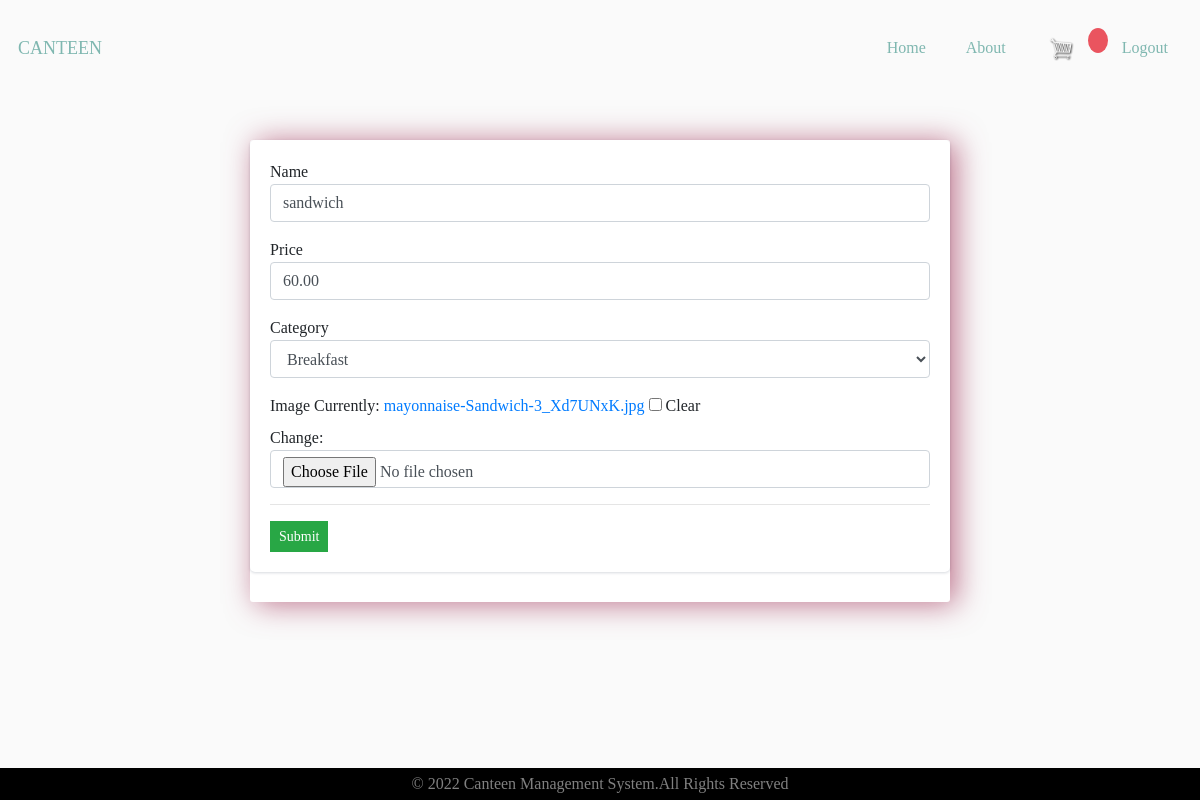
Screenshot of /update_product/1 (signed in) with the database file from the repository.
### food/models.py (models this page shows, shortened)
class Product(models.Model):
    CATEGORY = (
        ('Breakfast', 'Breakfast'),
        ('Lunch', 'Lunch'),
        ('Todayspl', 'Todays special'),
    )
    name = models.CharField(max_length=200, null=True)
    price = models.DecimalField(max_digits=7, decimal_places=2)
    category = models.CharField(max_length=200, null=True, choices=CATEGORY)
    image = models.ImageField(null=True, blank=True)

### food/decorators.py (the view)
    def wrapper_func(request, *args, **kwargs):
        if not request.user.is_staff:# agr staff/employee ni h toh usse redirect kr do menu m
            return redirect('menu')
        else:
            return view_func(request, *args, **kwargs)

### food/forms.py
class ProductForm(ModelForm):
    class Meta:
        model = Product
        fields = '__all__'
    def __init__(self, *args, **kwargs):
        super(ProductForm, self).__init__(*args, **kwargs)
        for field in iter(self.fields):
            self.fields['name'].widget.attrs.update({
                'class': 'form-control'
            })
            self.fields['price'].widget.attrs.update({
                'class': 'form-control'
            })
            self.fields['category'].widget.attrs.update({
                'class': 'form-control'
            })
            self.fields['image'].widget.attrs.update({
                'class': 'form-control'
            })

### food/views.py (called while the page is built)
@admin_only
def updateProduct(request, pk):
    product = Product.objects.get(id=pk)
    form = ProductForm(instance=product)
    if request.method == 'POST':
        form = ProductForm(request.POST, request.FILES, instance=product)
        if form.is_valid:
            form.save()
            return redirect('view_product')
    context = {'form': form}
    return render(request, 'food/update_product.html', context)

### food/templates/food/update_product.html (shortened to what this page needs)
{% extends 'food/main.html' %}
{% load static %}
{% block update_product %}
<body>
    <br>
    <div class="center-column">
        <div class="card card-body">
            <form enctype="multipart/form-data" action="" method="POST">
                {% for field in form %}
                <div class="form-group">
                    {{ field.label }}
                    {{ field }}
                </div>
                {% endfor %}
                <hr>
                <input class="btn btn-sm btn-success" type="submit" name="submit">
            </form>
        </div>
    </div>
</body>
{% endblock %}

### static/css/main.css (style rules this page uses)
* { font-family: "Raleway", "Book Antiqua", Palatino, serif; }
body { background-color: hsl(0, 0%, 98%); display: flex; flex-direction: column; height: 100vh; overflow: scroll; }
.btn { border-radius: 0; }
.card { border-radius: 5px; -webkit-box-shadow: 0 1px 2.94px 0.06px rgba(4,26,55,0.16); box-shadow: 0 1px 2.94px 0.06px rgba(4,26,55,0.16); border: none; margin-bottom: 30px; -webkit-transition: all 0.3s ease-in-out; transition: all 0.3s ease-in-out; }
.center-column { width: 700px; margin: 20px auto; background-color: white; border-radius: 3px; box-shadow: 6px 2px 30px 0px rgba(168, 68, 102, 0.75); }

### rows the page displays
Product: form "sandwich" "60.00" "Breakfast"

### other values shown
{{ field.label }} "Name" "Price" "Category" "Image"
